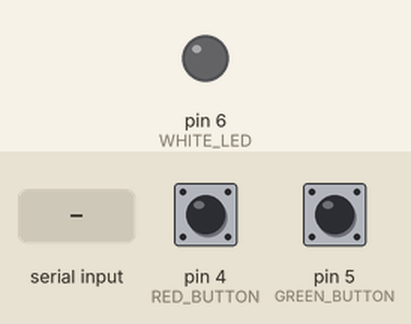
This sketch was run on a simulated Arduino Uno, built with avr-gcc and run on an emulated ATmega328P. Parts: output pins drawn as LEDs (lit = HIGH). The test bench sets the inputs (shaded band); at power-on: pin 4 (RED_BUTTON) HIGH, pin 5 (GREEN_BUTTON) HIGH.

Above: at 1.2 s.
1.3 s: "W" received over Serial
At 1.7 s:
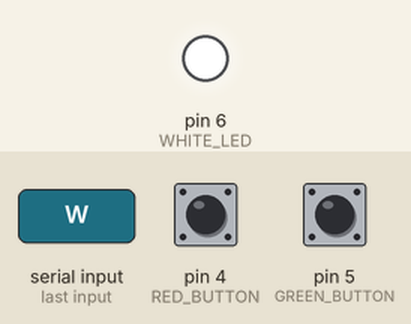
6.5 s: "L" received over Serial
At 12.7 s:
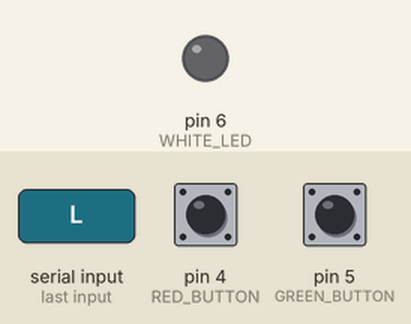
Timing chart, 0 to 13.0 s (numbered marks = the images above; inputs shaded):
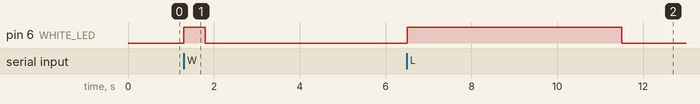

The sketch:

Carduino.ino
```cpp
#define GREEN_BUTTON 5
#define RED_BUTTON 4
#define WHITE_LED 6
char readChar = 'N'; //default char indicates nothing has happened

void setup() {
  // put your setup code here, to run once:
  pinMode(GREEN_BUTTON, INPUT);
  pinMode(RED_BUTTON, INPUT);
  pinMode(WHITE_LED, OUTPUT);
  Serial.begin(9600);
}


int greenLastRead = 0, redLastRead = 0;
void loop() {
  int greenRead = digitalRead(GREEN_BUTTON); //read gas and brake buttons
  int redRead = digitalRead(RED_BUTTON);

  if(greenLastRead == HIGH && greenRead == LOW){ // only write to serial if button changes from pressed to unpressed
    Serial.write('g');
//    Serial.print('\n');
    //Serial.println("Green button is pressed");
  } else if(redLastRead == HIGH && redRead == LOW){
      Serial.write('R');
//      Serial.print('\n');
      //Serial.println("Red button is pressed");
  }
//  else {
//    Serial.write('N');
////    Serial.print('\n');
//  }

  if(Serial.available()) { //read from stoplight
    readChar = Serial.read();
    if(readChar == 'W') { // round won
      digitalWrite(WHITE_LED, HIGH);
      delay(500);
      digitalWrite(WHITE_LED, LOW);
      readChar = 'N';
    }
    else if(readChar == 'L') { // round lost
      digitalWrite(WHITE_LED, HIGH);
      delay(5000);
      digitalWrite(WHITE_LED, LOW);
      readChar = 'N';
    }
  }

  greenLastRead = greenRead;
  redLastRead = redRead;
}
```

Measured:
- after the input at 1.3 s, pin 6 (WHITE_LED): LOW → HIGH at once, → LOW 0.50 s later
- after the input at 6.5 s, pin 6 (WHITE_LED): LOW → HIGH at once, → LOW 5.0 s later
